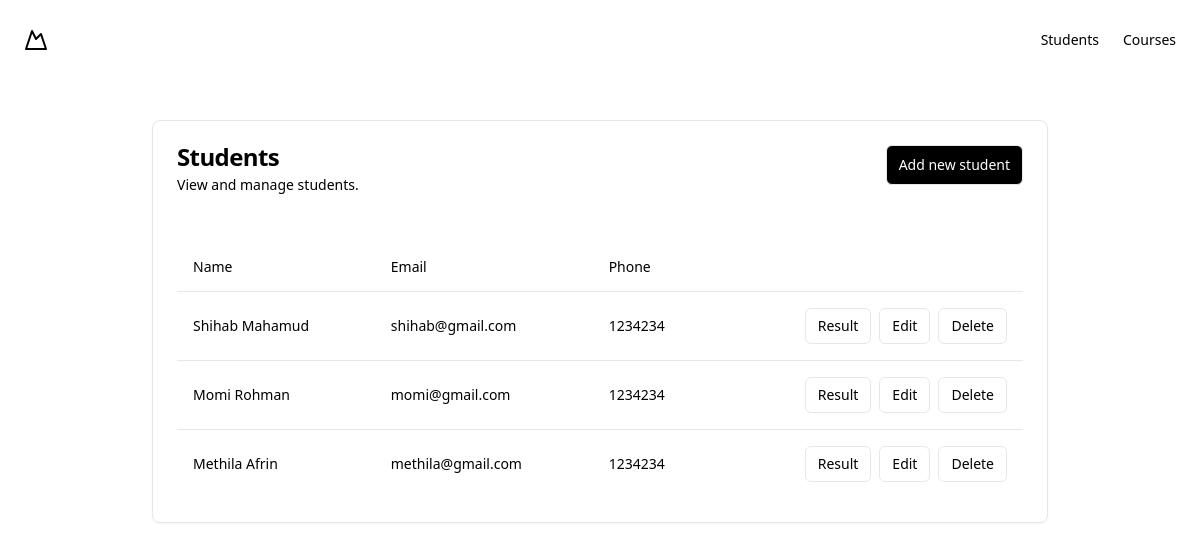
Page /students/index.php on the committed database.
### tables this page shows
CREATE TABLE students (
    id INT AUTO_INCREMENT PRIMARY KEY,
    first_name VARCHAR(255) NOT NULL,
    last_name VARCHAR(255) NOT NULL,
    email VARCHAR(255) NOT NULL UNIQUE,
    phone_number VARCHAR(255) NOT NULL
);

### core/DB.php (called while the page is built, shortened)
<?php
class DB
{
    public PDO $pdo;
    public PDOStatement $statement;
    public function __construct($credentials, $username = "root", $password = "")
    {
        $dsn       = "mysql:" . http_build_query($credentials, "", ";");
        $this->pdo = new PDO($dsn, $username, $password, [
            PDO::ATTR_DEFAULT_FETCH_MODE => PDO::FETCH_ASSOC,
        ]);
    }
    public function query($sql, $params = []): static
    {
        $this->statement = $this->pdo->prepare($sql);
        $this->statement->execute($params);
        return $this;
    }
    public function finds(): false|array
    {
        return $this->statement->fetchAll();
    }
}

### core/helper.php (called while the page is built, shortened)
<?php
$db = new DB(
    [
        "host" => "localhost",
        "port" => 3306,
        "dbname" => "systech_student-performance-information-system",
        "charset" => "utf8mb4"
    ],
    "root",
    "2611"
);

### students/index.php (the view)
<?php
require_once "../views/layouts/header.php";
$students = $db->query("SELECT * FROM students")->finds();
?>
<div class="w-full max-w-4xl pt-10 mx-auto">
    <div class="rounded-lg border bg-card text-card-foreground shadow-sm" data-v0-t="card">
        <div class="p-6 flex justify-between">
            <div class="flex flex-col space-y-1.5 ">
                <h3 class="whitespace-nowrap text-2xl font-semibold leading-none tracking-tight">Students</h3>
                <p class="text-sm text-muted-foreground">View and manage students.</p>
            </div>
            <div>
                <a href="/students/create.php" class="inline-flex items-center justify-center whitespace-nowrap text-sm font-medium ring-offset-background transition-colors focus-visible:outline-none focus-visible:ring-2 focus-visible:ring-ring focus-visible:ring-offset-2 disabled:pointer-events-none disabled:opacity-50 border border-input bg-black text-white hover:bg-accent hover:text-accent-foreground h-10 rounded-md px-3" color="destructive">
                    Add new student
                </a>
            </div>
        </div>
        <div class="p-6">
            <div class="relative w-full overflow-auto">
                <table class="w-full caption-bottom text-sm">
                    <thead class="[&amp;_tr]:border-b">
                        <tr class="border-b transition-colors hover:bg-muted/50 data-[state=selected]:bg-muted">
                            <th class="h-12 px-4 text-left align-middle font-medium text-muted-foreground [&amp;:has([role=checkbox])]:pr-0">
                                Name
                            </th>
                            <th class="h-12 px-4 text-left align-middle font-medium text-muted-foreground [&amp;:has([role=checkbox])]:pr-0">
                                Email
                            </th>
                            <th class="h-12 px-4 text-left align-middle font-medium text-muted-foreground [&amp;:has([role=checkbox])]:pr-0">
                                Phone
                            </th>
                            <th class="h-12 px-4 text-left align-middle font-medium text-muted-foreground [&amp;:has([role=checkbox])]:pr-0" <th class="h-12 px-4 text-left align-middle font-medium text-muted-foreground [&amp;:has([role=checkbox])]:pr-0">
                            </th>
                        </tr>
                    </thead>
                    <tbody class="[&amp;_tr:last-child]:border-0">
                        <?php foreach ($students as $student) : ?>
                            <tr class="border-b transition-colors hover:bg-muted/50 data-[state=selected]:bg-muted">
                                <td class="p-4 align-middle [&amp;:has([role=checkbox])]:pr-0"><?= $student["first_name"] ?> <?= $student["last_name"] ?></td>
                                <td class="p-4 align-middle [&amp;:has([role=checkbox])]:pr-0"><?= $student["email"] ?></td>
                                <td class="p-4 align-middle [&amp;:has([role=checkbox]j]:pr-0"><?= $student["phone_number"] ?></td>
                                <td class="p-4 align-middle [&amp;:has([role=checkbox])]:pr-0">
                                    <div class="flex items-center justify-end gap-2">
                                        <a href="/students/result.php?id=<?= $student['id'] ?>" class="inline-flex items-center justify-center whitespace-nowrap text-sm font-medium ring-offset-background transition-colors focus-visible:outline-none focus-visible:ring-2 focus-visible:ring-ring focus-visible:ring-offset-2 disabled:pointer-events-none disabled:opacity-50 border border-input bg-background hover:bg-accent hover:text-accent-foreground h-9 rounded-md px-3">
                                            Result
                                        </a>
                                        <a href="/students/edit.php?id=<?= $student['id'] ?>" class="inline-flex items-center justify-center whitespace-nowrap text-sm font-medium ring-offset-background transition-colors focus-visible:outline-none focus-visible:ring-2 focus-visible:ring-ring focus-visible:ring-offset-2 disabled:pointer-events-none disabled:opacity-50 border border-input bg-background hover:bg-accent hover:text-accent-foreground h-9 rounded-md px-3">
                                            Edit
                                        </a>
                                        <a href="/students/destroy.php?id=<?= $student['id'] ?>" class="inline-flex items-center justify-center whitespace-nowrap text-sm font-medium ring-offset-background transition-colors focus-visible:outline-none focus-visible:ring-2 focus-visible:ring-ring focus-visible:ring-offset-2 disabled:pointer-events-none disabled:opacity-50 border border-input bg-background hover:bg-accent hover:text-accent-foreground h-9 rounded-md px-3" color="destructive">
                                            Delete
                                        </a>
                                    </div>
                                </td>
                            </tr>
                        <?php endforeach ?>
                    </tbody>
                </table>
            </div>
        </div>
    </div>
</div>
<?php
require_once "../views/layouts/footer.php";
?>

### rows in the picture
students: first_name "Shihab", last_name "Mahamud", email "shihab@gmail.com", phone_number "1234234"
students: first_name "Momi", last_name "Rohman", email "momi@gmail.com", phone_number "1234234"
students: first_name "Methila", last_name "Afrin", email "methila@gmail.com", phone_number "1234234"
